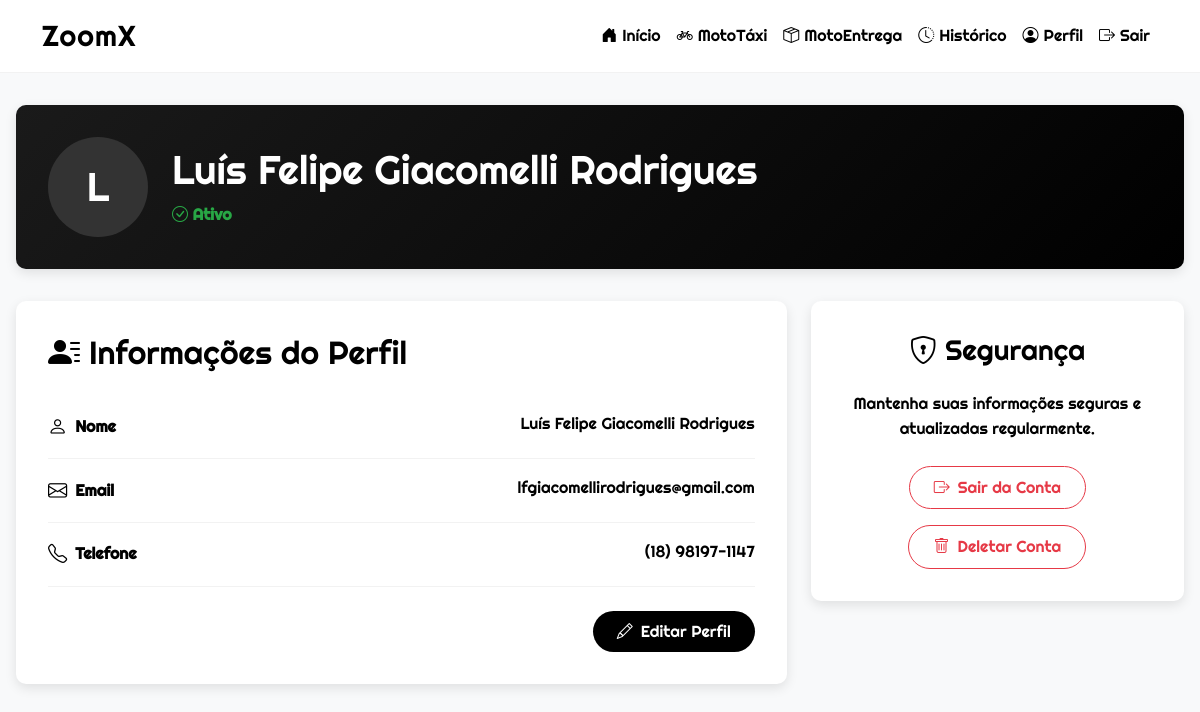
The app's page /user/conta.php (signed in) with its own data.
### tables this page shows
CREATE TABLE `usuarios` (
  `usu_codigo` int(11) NOT NULL,
  `usu_nome` varchar(255) NOT NULL,
  `usu_email` varchar(255) NOT NULL,
  `usu_senha` varchar(255) NOT NULL,
  `usu_telefone` varchar(15) NOT NULL,
  `usu_ativo` tinyint(1) DEFAULT NULL,
  `usu_created_at` timestamp NOT NULL DEFAULT current_timestamp(),
  `usu_updated_at` timestamp NOT NULL DEFAULT current_timestamp() ON UPDATE current_timestamp()
);

### user/conta.php (the view, shortened to what this page needs)
<?php
$conexao = conexao::getInstance();
$sql = 'SELECT * FROM usuarios WHERE usu_codigo = :id';
$stmt = $conexao->prepare($sql);
$stmt->bindParam(':id', $_SESSION["id"]);
$stmt->execute();
$usuario = $stmt->fetch(PDO::FETCH_ASSOC);
?>
<!DOCTYPE html>
<html lang="pt-BR">
<head>
    <link href="https://cdn.jsdelivr.net/npm/bootstrap@5.3.0/dist/css/bootstrap.min.css" rel="stylesheet">
    <link rel="stylesheet" href="https://cdn.jsdelivr.net/npm/bootstrap-icons@1.10.0/font/bootstrap-icons.css">
</head>
<body>
    <?php include '../components/header.php'; ?>
    <div class="profile-container">
        <div class="profile-header">
            <div class="profile-header-content d-flex flex-column flex-md-row align-items-center">
                <div class="profile-avatar mb-3 mb-md-0">
                    <?= strtoupper(substr($usuario['usu_nome'], 0, 1)) ?>
                </div>
                <div class="text-center text-md-start">
                    <h1><?= htmlspecialchars($usuario['usu_nome']) ?></h1>
                    <p class="mb-0">
                        <span class="<?= $usuario['usu_ativo'] ? 'status-active' : 'status-banned' ?>">
                            <i class="bi <?= $usuario['usu_ativo'] ? 'bi-check-circle' : 'bi-slash-circle' ?>"></i>
                            <?= $usuario['usu_ativo'] ? 'Ativo' : 'Banido' ?>
                        </span>
                    </p>
                </div>
            </div>
        </div>
        <div class="row">
            <div class="col-md-8">
                <div class="profile-card">
                    <h2 class="mb-4"><i class="bi bi-person-lines-fill"></i> Informações do Perfil</h2>
                    <div class="profile-info-item">
                        <span class="info-label"><i class="bi bi-person"></i> Nome</span>
                        <span class="info-value"><?= htmlspecialchars($usuario['usu_nome']) ?></span>
                    </div>
                    <div class="profile-info-item">
                        <span class="info-label"><i class="bi bi-envelope"></i> Email</span>
                        <span class="info-value"><?= htmlspecialchars($usuario['usu_email']) ?></span>
                    </div>
                    <div class="profile-info-item">
                        <span class="info-label"><i class="bi bi-telephone"></i> Telefone</span>
                        <span class="info-value"><?= htmlspecialchars($usuario['usu_telefone']) ?></span>
                    </div>
                    <div class="d-flex justify-content-end mt-4">
                        <button type="button" class="btn-edit" data-bs-toggle="modal" data-bs-target="#editProfileModal">
                            <i class="bi bi-pencil"></i> Editar Perfil
                        </button>
                    </div>
                </div>
            </div>
            <div class="col-md-4">
                <div class="profile-card text-center">
                    <h3 class="mb-4"><i class="bi bi-shield-lock"></i> Segurança</h3>
                    <p class="mb-4">Mantenha suas informações seguras e atualizadas regularmente.</p>
                    <button class="btn-logout mb-3" onclick="window.location.href='../actions/logout.php'">
                        <i class="bi bi-box-arrow-right"></i> Sair da Conta
                    </button>
                    <form action="../actions/actionusuario.php" method="POST" class="d-inline-block">
                        <button type="submit" class="btn-apagar">
                            <i class="bi bi-trash"></i> Deletar Conta
                        </button>
                    </form>
                </div>
            </div>
        </div>
    </div>
</body>
</html>

### user/conta.php (style rules this page uses)
:root { --bg-color: #f0f0f0; --text-color: #000; --primary-color: #000; --secondary-color: #333; --accent-color: #e63946; --card-bg: #fff; --border-radius: 10px; --box-shadow: 0 4px 12px rgba(0, 0, 0, 0.1); }
body { font-family: 'Righteous', sans-serif; background-color: var(--bg-color); color: var(--text-color); }
.profile-container { max-width: 1200px; margin: 2rem auto; padding: 0 1rem; }
.profile-header { background-color: var(--primary-color); color: white; padding: 2rem; border-radius: var(--border-radius); box-shadow: var(--box-shadow); margin-bottom: 2rem; position: relative; overflow: hidden; }
.profile-header::before { content: ''; position: absolute; top: 0; right: 0; width: 100%; height: 100%; background: linear-gradient(135deg, rgba(255, 255, 255, 0.1) 0%, rgba(0, 0, 0, 0.2) 100%); z-index: 1; }
.profile-header-content { position: relative; z-index: 2; }
.profile-avatar { width: 100px; height: 100px; border-radius: 50%; background-color: var(--secondary-color); display: flex; align-items: center; justify-content: center; color: white; font-size: 2.5rem; margin-right: 1.5rem; }
.profile-card { background-color: var(--card-bg); border-radius: var(--border-radius); box-shadow: var(--box-shadow); padding: 2rem; margin-bottom: 2rem; }
.profile-info-item { display: flex; justify-content: space-between; padding: 1rem 0; border-bottom: 1px solid rgba(0, 0, 0, 0.05); }
.info-label { font-weight: bold; color: var(--primary-color); display: flex; align-items: center; }
.info-label i { margin-right: 0.5rem; font-size: 1.2rem; }
.info-value { text-align: right; }
.status-active { color: #28a745; font-weight: bold; }
.btn-edit { background-color: var(--primary-color); color: white; border: none; padding: 0.5rem 1.5rem; border-radius: 50px; transition: all 0.3s; display: inline-flex; align-items: center; gap: 0.5rem; }
.btn-logout { background-color: transparent; color: var(--accent-color); border: 1px solid var(--accent-color); padding: 0.5rem 1.5rem; border-radius: 50px; transition: all 0.3s; display: inline-flex; align-items: center; gap: 0.5rem; }
.btn-apagar { background-color: transparent; color: var(--accent-color); border: 1px solid var(--accent-color); padding: 0.5rem 1.5rem; border-radius: 50px; transition: all 0.3s; display: inline-flex; align-items: center; gap: 0.5rem; }

### components/header.php (style rules this page uses)
:root { --primary: #000; --secondary: #fff; --accent: #007bff; --light-bg: #f8f9fa; }
body { font-family: 'Righteous', sans-serif; background-color: var(--light-bg); color: var(--primary); line-height: 1.6; }

### records on screen
usuarios: usu_nome "L", usu_nome "Luís Felipe Giacomelli Rodrigues", usu_email "lfgiacomellirodrigues@gmail.com", usu_telefone "(18) 98197-1147"
